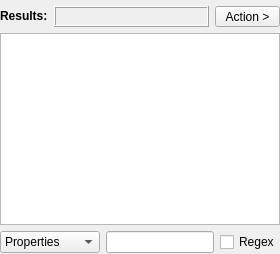
      <widget class="QWidget" name="tabTree">
       <attribute name="title">
        <string>Tree</string>
       </attribute>
       <layout class="QVBoxLayout" name="verticalLayout_2">
        <property name="leftMargin">
         <number>0</number>
        </property>
        <property name="topMargin">
         <number>6</number>
        </property>
        <property name="rightMargin">
         <number>0</number>
        </property>
        <property name="bottomMargin">
         <number>1</number>
        </property>
        <item>
         <layout class="QHBoxLayout" name="horizontalLayout_9">
          <item>
           <widget class="QLabel" name="label_6">
            <property name="sizePolicy">
             <sizepolicy hsizetype="Maximum" vsizetype="Maximum">
              <horstretch>0</horstretch>
              <verstretch>0</verstretch>
             </sizepolicy>
            </property>
            <property name="font">
             <font>
              <weight>75</weight>
              <bold>true</bold>
             </font>
            </property>
            <property name="text">
             <string>Results:</string>
            </property>
           </widget>
          </item>
          <item>
           <widget class="QLabel" name="labelResultsCountTree">
            <property name="frameShape">
             <enum>QFrame::Box</enum>
            </property>
            <property name="frameShadow">
             <enum>QFrame::Raised</enum>
            </property>
            <property name="text">
             <string/>
            </property>
           </widget>
          </item>
          <item>
           <widget class="QToolButton" name="buttonActionTree">
            <property name="minimumSize">
             <size>
              <width>65</width>
              <height>20</height>
             </size>
            </property>
            <property name="text">
             <string>Action &gt;</string>
            </property>
           </widget>
          </item>
         </layout>
        </item>
        <item>
         <widget class="QTreeView" name="treeViewResults">
          <property name="font">
           <font>
            <family>MS Shell Dlg 2</family>
            <pointsize>8</pointsize>
           </font>
          </property>
          <property name="contextMenuPolicy">
           <enum>Qt::CustomContextMenu</enum>
          </property>
          <property name="editTriggers">
           <set>QAbstractItemView::NoEditTriggers</set>
          </property>
          <property name="alternatingRowColors">
           <bool>true</bool>
          </property>
          <property name="selectionBehavior">
           <enum>QAbstractItemView::SelectItems</enum>
          </property>
          <property name="indentation">
           <number>16</number>
          </property>
          <attribute name="headerVisible">
           <bool>false</bool>
          </attribute>
          <attribute name="headerCascadingSectionResizes">
           <bool>true</bool>
          </attribute>
          <attribute name="headerMinimumSectionSize">
           <number>50</number>
          </attribute>
          <attribute name="headerDefaultSectionSize">
           <number>250</number>
          </attribute>
          <attribute name="headerShowSortIndicator" stdset="0">
           <bool>false</bool>
          </attribute>
         </widget>
        </item>
        <item>
         <layout class="QHBoxLayout" name="horizontalLayout_6">
          <item>
           <widget class="QComboBox" name="comboBoxFilter">
            <property name="minimumSize">
             <size>
              <width>100</width>
              <height>0</height>
             </size>
            </property>
            <item>
             <property name="text">
              <string>Properties</string>
             </property>
            </item>
            <item>
             <property name="text">
              <string>Values</string>
             </property>
            </item>
           </widget>
          </item>
          <item>
           <widget class="QLineEdit" name="lineEditTreeFilter"/>
          </item>
          <item>
           <widget class="QCheckBox" name="checkBoxRegex">
            <property name="text">
             <string>Regex</string>
            </property>
           </widget>
          </item>
         </layout>
        </item>
       </layout>
      </widget>
